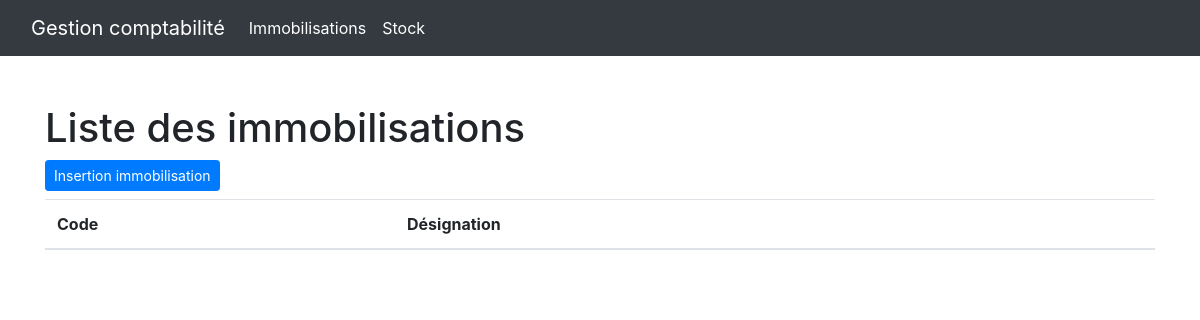
/index.php/immo, run on an earlier commit of the app's database.
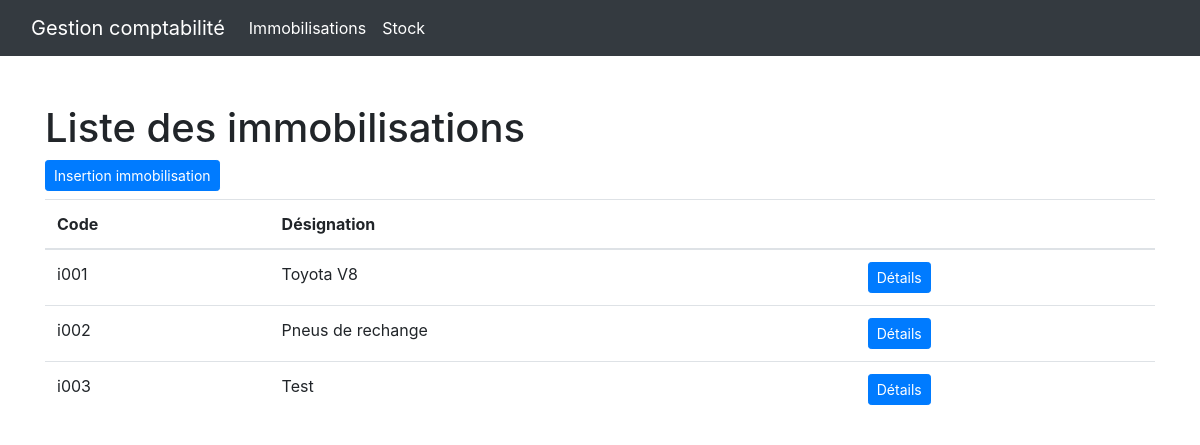
And on a later commit of the database.
### tables this page shows
create table immobilisations (
    id int primary key auto_increment,
    code varchar(10),
    designation varchar(255),
    buy_date datetime,
    usage_date datetime,
    supplier_id int,
    buy_price double,
    amortissed_year smallint,
    amortissed_rate double,
    amortissed_type  enum('1', '2'),
    unique(code),
    foreign key (supplier_id) references suppliers(id)
);

### application/views/template/content.php (called while the page is built, shortened)
<?php $this->load->view("template/header.php"); ?>
<?php $this->load->view($content); ?>

### application/controllers/Immo.php (called while the page is built, shortened)
<?php
class Immo extends Base_Controller {
    public function __construct()
    {
        $this->load->model("immobilisations/immo_model");
        $this->load->model("supplier_model");
    }
    public function index() {
        $data = array();
        $data["content"] = "immobilisations/index";
        $data["immobilisations"] =  $this->immo_model->getAllImo();
        $this->load->view($this->template, $data);
    }
}

### index.php (called while the page is built, shortened)
<?php
require_once BASEPATH.'core/CodeIgniter.php';

### application/models/immobilisations/Immo_model.php (called while the page is built, shortened)
<?php
class Immo_model extends Base_Model
{
    public $code;
    public $designation;
    public function getAllImo()
    {
        $sql = "select *, '' as supplier_name from immobilisations";
        $query = $this->db->query($sql);
        $result = array();
        foreach ($query->result_array() as $row) {
            $newObject = arrayToObject($row, $this);
            $result[] = $newObject;
        }
        return $result;
    }
    public function getCode()
    {
        return $this->code;
    }
    public function getDesignation()
    {
        return $this->designation;
    }
}

### application/views/immobilisations/index.php (the view)
<div class="container">
    <div class="row">
        <div class="col-md-12">
            <h1>Liste des immobilisations</h1>
            <a class="btn btn-primary btn-sm" href="<?php echo base_url("immo/insertPage"); ?>">Insertion immobilisation</a>
            <table class="table mt-2">
                <thead>
                    <tr>
                        <th scope="col">Code</th>
                        <th scope="col">Désignation</th>
                        <th scope="col"></th>
                    </tr>
                </thead>
                <tbody>
                    <?php foreach ($immobilisations as $immo) { ?>
                        <tr>
                            <td><?php echo $immo->getCode(); ?></td>
                            <td><?php echo $immo->getDesignation() ?></td>
                            <td>
                                <a class="btn btn-primary btn-sm" href="<?php echo base_url("immo/detailsInfo/" . $immo->getCode()); ?>">Détails</a>
                            </td>
                        </tr>
                    <?php } ?>
                </tbody>
            </table>
        </div>
    </div>
</div>

What changed in the data, as far as the page shows it:
added immobilisations: code "i001", designation "Toyota V8"
added immobilisations: code "i002", designation "Pneus de rechange"
added immobilisations: code "i003", designation "Test"
